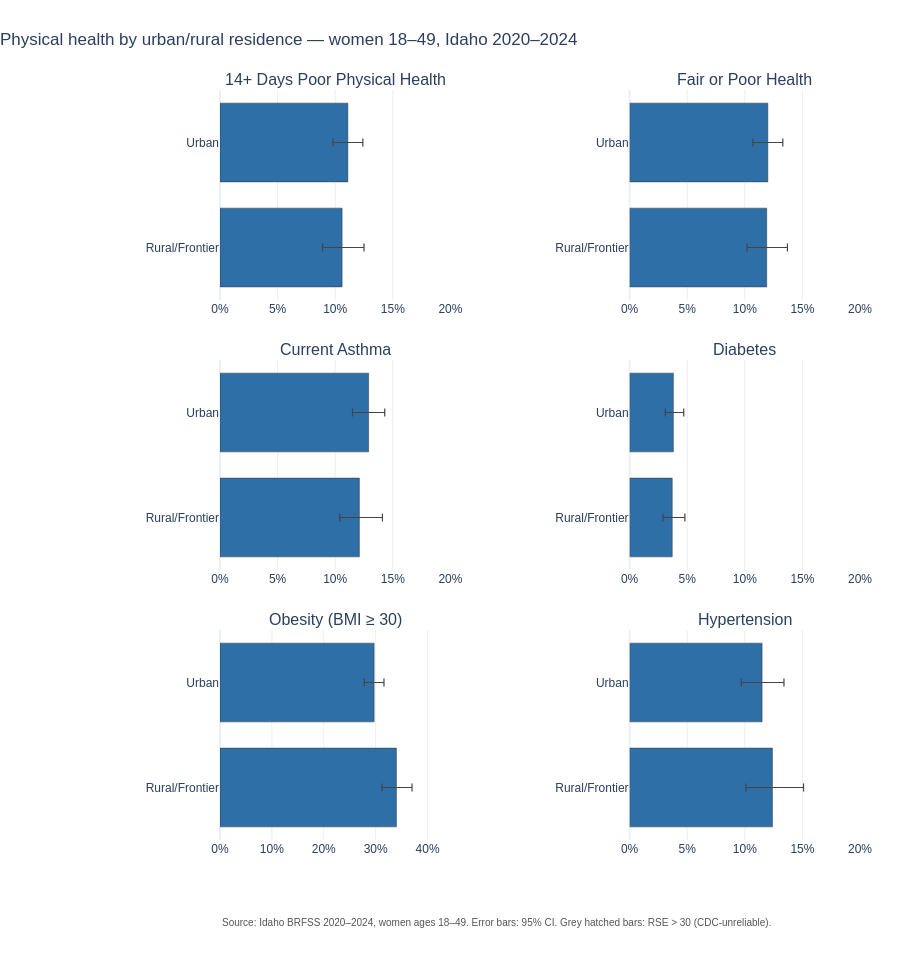

The cell this chart's notebook holds for it:
### Markdown cell above
## A6. By binary residence (urban vs rural/frontier)

### Code cell
small_multiples(
    df, metrics=PHYS_METRICS,
    group_col='Group', group_order=RESIDENCE_ORDER,
    filters={'Category': 'Binary Residence Population Category', 'Region': 'Statewide'},
    title='Physical health by urban/rural residence \u2014 women 18\u201349, Idaho 2020\u20132024',
).show()

### Figure 1 — Plotly figure (JSON) as saved in the notebook; plotly's stock layout.template omitted (floating-point values rounded to 4 significant figures)
{"data": [{"customdata": ["<b>Urban</b><br>11.1% (95% CI 9.8–12.4)<br>n = 3898, RSE = 6", "<b>Rural/Frontier</b><br>10.6% (95% CI 8.9–12.5)<br>n = 2002, RSE = 9"], "error_x": {"array": [1.3, 1.9], "arrayminus": [1.3, 1.7], "color": "#444", "symmetric": false, "thickness": 1.2, "type": "data", "width": 4}, "hovertemplate": "%{customdata}<extra></extra>", "marker": {"color": ["#2e6fa7", "#2e6fa7"], "line": {"color": "#333", "width": 0.5}, "pattern": {"shape": ["", ""], "size": 6, "solidity": 0.3}}, "orientation": "h", "showlegend": false, "type": "bar", "x": [11.1, 10.6], "xaxis": "x", "y": ["Urban", "Rural/Frontier"], "yaxis": "y"}, {"customdata": ["<b>Urban</b><br>12.0% (95% CI 10.7–13.3)<br>n = 3969, RSE = 6", "<b>Rural/Frontier</b><br>11.9% (95% CI 10.2–13.7)<br>n = 2034, RSE = 7"], "error_x": {"array": [1.3, 1.8], "arrayminus": [1.3, 1.7], "color": "#444", "symmetric": false, "thickness": 1.2, "type": "data", "width": 4}, "hovertemplate": "%{customdata}<extra></extra>", "marker": {"color": ["#2e6fa7", "#2e6fa7"], "line": {"color": "#333", "width": 0.5}, "pattern": {"shape": ["", ""], "size": 6, "solidity": 0.3}}, "orientation": "h", "showlegend": false, "type": "bar", "x": [12.0, 11.9], "xaxis": "x2", "y": ["Urban", "Rural/Frontier"], "yaxis": "y2"}, {"customdata": ["<b>Urban</b><br>12.9% (95% CI 11.5–14.3)<br>n = 3931, RSE = 5", "<b>Rural/Frontier</b><br>12.1% (95% CI 10.4–14.1)<br>n = 2030, RSE = 8"], "error_x": {"array": [1.4, 2.0], "arrayminus": [1.4, 1.7], "color": "#444", "symmetric": false, "thickness": 1.2, "type": "data", "width": 4}, "hovertemplate": "%{customdata}<extra></extra>", "marker": {"color": ["#2e6fa7", "#2e6fa7"], "line": {"color": "#333", "width": 0.5}, "pattern": {"shape": ["", ""], "size": 6, "solidity": 0.3}}, "orientation": "h", "showlegend": false, "type": "bar", "x": [12.9, 12.1], "xaxis": "x3", "y": ["Urban", "Rural/Frontier"], "yaxis": "y3"}, {"customdata": ["<b>Urban</b><br>3.8% (95% CI 3.1–4.7)<br>n = 3968, RSE = 11", "<b>Rural/Frontier</b><br>3.7% (95% CI 2.9–4.8)<br>n = 2038, RSE = 13"], "error_x": {"array": [0.9, 1.1], "arrayminus": [0.7, 0.8], "color": "#444", "symmetric": false, "thickness": 1.2, "type": "data", "width": 4}, "hovertemplate": "%{customdata}<extra></extra>", "marker": {"color": ["#2e6fa7", "#2e6fa7"], "line": {"color": "#333", "width": 0.5}, "pattern": {"shape": ["", ""], "size": 6, "solidity": 0.3}}, "orientation": "h", "showlegend": false, "type": "bar", "x": [3.8, 3.7], "xaxis": "x4", "y": ["Urban", "Rural/Frontier"], "yaxis": "y4"}, {"customdata": ["<b>Urban</b><br>29.7% (95% CI 27.8–31.6)<br>n = 3517, RSE = 3", "<b>Rural/Frontier</b><br>34.0% (95% CI 31.2–37.0)<br>n = 1763, RSE = 4"], "error_x": {"array": [1.9, 3.0], "arrayminus": [1.9, 2.8], "color": "#444", "symmetric": false, "thickness": 1.2, "type": "data", "width": 4}, "hovertemplate": "%{customdata}<extra></extra>", "marker": {"color": ["#2e6fa7", "#2e6fa7"], "line": {"color": "#333", "width": 0.5}, "pattern": {"shape": ["", ""], "size": 6, "solidity": 0.3}}, "orientation": "h", "showlegend": false, "type": "bar", "x": [29.7, 34.0], "xaxis": "x5", "y": ["Urban", "Rural/Frontier"], "yaxis": "y5"}, {"customdata": ["<b>Urban</b><br>11.5% (95% CI 9.7–13.4)<br>n = 1781, RSE = 8", "<b>Rural/Frontier</b><br>12.4% (95% CI 10.1–15.1)<br>n = 946, RSE = 10"], "error_x": {"array": [1.9, 2.7], "arrayminus": [1.8, 2.3], "color": "#444", "symmetric": false, "thickness": 1.2, "type": "data", "width": 4}, "hovertemplate": "%{customdata}<extra></extra>", "marker": {"color": ["#2e6fa7", "#2e6fa7"], "line": {"color": "#333", "width": 0.5}, "pattern": {"shape": ["", ""], "size": 6, "solidity": 0.3}}, "orientation": "h", "showlegend": false, "type": "bar", "x": [11.5, 12.4], "xaxis": "x6", "y": ["Urban", "Rural/Frontier"], "yaxis": "y6"}], "layout": {"annotations": [{"font": {"size": 16}, "showarrow": false, "text": "14+ Days Poor Physical Health", "x": 0.18, "xanchor": "center", "xref": "paper", "y": 1.0, "yanchor": "bottom", "yref": "paper"}, {"font": {"size": 16}, "showarrow": false, "text": "Fair or Poor Health", "x": 0.82, "xanchor": "center", "xref": "paper", "y": 1.0, "yanchor": "bottom", "yref": "paper"}, {"font": {"size": 16}, "showarrow": false, "text": "Current Asthma", "x": 0.18, "xanchor": "center", "xref": "paper", "y": 0.64, "yanchor": "bottom", "yref": "paper"}, {"font": {"size": 16}, "showarrow": false, "text": "Diabetes", "x": 0.82, "xanchor": "center", "xref": "paper", "y": 0.64, "yanchor": "bottom", "yref": "paper"}, {"font": {"size": 16}, "showarrow": false, "text": "Obesity (BMI ≥ 30)", "x": 0.18, "xanchor": "center", "xref": "paper", "y": 0.28, "yanchor": "bottom", "yref": "paper"}, {"font": {"size": 16}, "showarrow": false, "text": "Hypertension", "x": 0.82, "xanchor": "center", "xref": "paper", "y": 0.28, "yanchor": "bottom", "yref": "paper"}, {"font": {"color": "#555", "size": 10}, "showarrow": false, "text": "Source: Idaho BRFSS 2020–2024, women ages 18–49. Error bars: 95% CI. Grey hatched bars: RSE > 30 (CDC-unreliable).", "x": 0, "xanchor": "left", "xref": "paper", "y": -0.12, "yref": "paper"}], "bargap": 0.25, "font": {"family": "Helvetica, Arial, sans-serif", "size": 12}, "height": 980, "margin": {"b": 140, "l": 220, "r": 40, "t": 90}, "title": {"text": "Physical health by urban/rural residence — women 18–49, Idaho 2020–2024", "x": 0, "xanchor": "left"}, "xaxis": {"anchor": "y", "domain": [0.0, 0.36], "gridcolor": "#eee", "range": [0, 20], "ticksuffix": "%"}, "xaxis2": {"anchor": "y2", "domain": [0.64, 1.0], "gridcolor": "#eee", "range": [0, 20], "ticksuffix": "%"}, "xaxis3": {"anchor": "y3", "domain": [0.0, 0.36], "gridcolor": "#eee", "range": [0, 20], "ticksuffix": "%"}, "xaxis4": {"anchor": "y4", "domain": [0.64, 1.0], "gridcolor": "#eee", "range": [0, 20], "ticksuffix": "%"}, "xaxis5": {"anchor": "y5", "domain": [0.0, 0.36], "gridcolor": "#eee", "range": [0, 44.4], "ticksuffix": "%"}, "xaxis6": {"anchor": "y6", "domain": [0.64, 1.0], "gridcolor": "#eee", "range": [0, 20], "ticksuffix": "%"}, "yaxis": {"anchor": "x", "autorange": "reversed", "categoryarray": ["Urban", "Rural/Frontier"], "categoryorder": "array", "domain": [0.72, 1.0]}, "yaxis2": {"anchor": "x2", "autorange": "reversed", "categoryarray": ["Urban", "Rural/Frontier"], "categoryorder": "array", "domain": [0.72, 1.0]}, "yaxis3": {"anchor": "x3", "autorange": "reversed", "categoryarray": ["Urban", "Rural/Frontier"], "categoryorder": "array", "domain": [0.36, 0.64]}, "yaxis4": {"anchor": "x4", "autorange": "reversed", "categoryarray": ["Urban", "Rural/Frontier"], "categoryorder": "array", "domain": [0.36, 0.64]}, "yaxis5": {"anchor": "x5", "autorange": "reversed", "categoryarray": ["Urban", "Rural/Frontier"], "categoryorder": "array", "domain": [0.0, 0.28]}, "yaxis6": {"anchor": "x6", "autorange": "reversed", "categoryarray": ["Urban", "Rural/Frontier"], "categoryorder": "array", "domain": [0.0, 0.28]}}}
